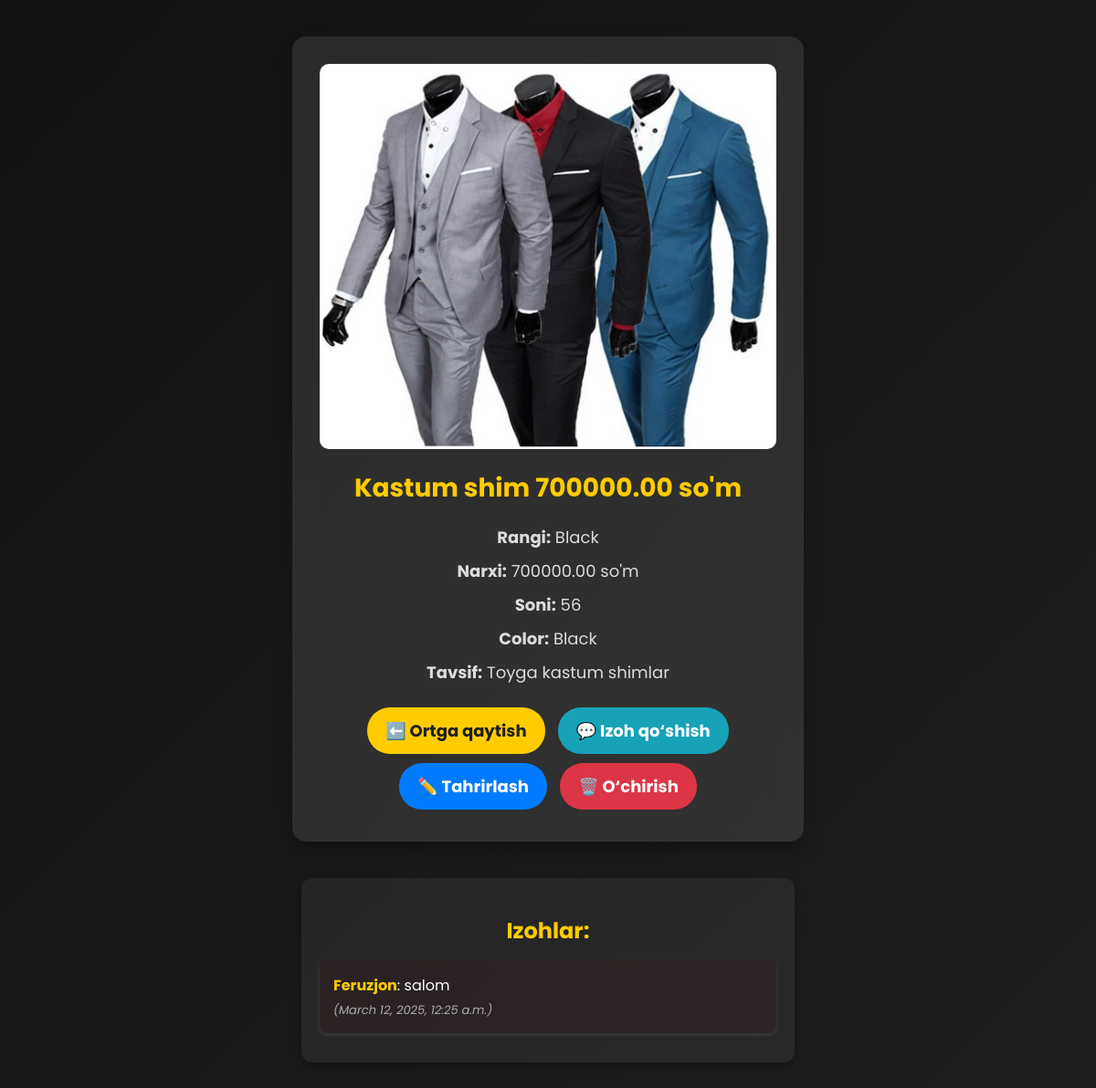
The app's page /product/4 with its own data.
### home/models.py (models this page shows, shortened)
class Product(models.Model):
    name = models.CharField(max_length=100)
    price = models.DecimalField(max_digits=10, decimal_places=2)
    color = models.CharField(max_length=50)
    quantity = models.PositiveIntegerField()
    description = models.CharField(max_length=150)
    image = models.ImageField(upload_to='images/', default='defaults/default.jpg' ,null= True, blank=True)
    created_at = models.DateTimeField(auto_now_add=True)
    updated_at = models.DateTimeField(auto_now=True)
    class Meta:
        ordering = ['-created_at', '-updated_at']
        verbose_name_plural = 'Products'
        verbose_name = 'Product'

class Comment(models.Model):
    product = models.ForeignKey(Product, on_delete=models.CASCADE)
    name = models.CharField(max_length=100)
    email = models.EmailField()
    comment = models.TextField()
    created_at = models.DateTimeField(auto_now_add=True)
    updated_at = models.DateTimeField(auto_now=True)
    class Meta:
        verbose_name_plural = 'Comments'
        verbose_name = 'Comment'
        ordering = ['-created_at']

### home/views.py (the view)
# urls.py: path('product/<int:pk>', ProductDetail.as_view(), name='detail'),
class ProductDetail(View):
    def get(self, request, pk):
        product = get_object_or_404(Product, id=pk)
        comments = Comment.objects.filter(product=product).order_by('-created_at')
        context = {'product': product, 'comments': comments}
        return render(request, 'home/product_detail.html', context)

### templates/home/product_detail.html (shortened to what this page needs)
<!DOCTYPE html>
<html lang="uz">
<head>
</head>
<body>
    <div class="phone-detail">
        {% if product.image %}
            <img src="{{ product.image.url }}" alt="{{ product.name }} {{ product.price }} so'm">
        {% else %}
            {% load static %}
        {% endif %}
        <h1>{{ product.name }} {{ product.price }} so'm</h1>
        <p><strong>Rangi:</strong> {{ product.color }}</p>
        <p><strong>Narxi:</strong> {{ product.price }} so'm</p>
        <p><strong>Soni:</strong> {{ product.quantity }}</p>
        <p><strong>Color:</strong> {{ product.color }}</p>
        <p><strong>Tavsif:</strong> {{ product.description }}</p>
        <div class="btn-container">
            <a href="{% url 'products' %}" class="btn back-btn">⬅️ Ortga qaytish</a>
            <a href="{% url 'comment' product.pk %}" class="btn comment-btn">💬 Izoh qo‘shish</a>
            <a href="{% url 'update' product.pk %}" class="btn edit-btn">✏️ Tahrirlash</a>
            <a href="{% url 'delete' product.pk %}" class="btn delete-btn">🗑️ O‘chirish</a>
        </div>
    </div>
    <div class="comment-section">
        <h2>Izohlar:</h2>
        {% for comment in comments %}
            <div class="comment">
                <strong>{{ comment.name }}</strong>: {{ comment.comment }}
                <em>({{ comment.created_at }})</em>
            </div>
        {% empty %}
            <p>Hozircha izohlar yo‘q.</p>
        {% endfor %}
    </div>
</body>
</html>

### templates/home/product_detail.html (style rules this page uses)
body { font-family: 'Poppins', sans-serif; background: linear-gradient(135deg, #121212, #1e1e1e); color: #ffffff; text-align: center; padding: 40px; margin: 0; }
.phone-detail { background: rgba(255, 255, 255, 0.1); padding: 30px; border-radius: 15px; max-width: 500px; margin: auto; box-shadow: 0px 8px 20px rgba(0, 0, 0, 0.3); backdrop-filter: blur(15px); transition: transform 0.3s ease-in-out; }
img { max-width: 100%; border-radius: 10px; transition: transform 0.3s ease-in-out; }
h1 { font-size: 28px; margin-top: 15px; color: #ffcc00; }
p { font-size: 18px; margin: 10px 0; color: #dcdcdc; }
.btn-container { margin-top: 20px; }
.btn { display: inline-block; padding: 12px 20px; border-radius: 25px; font-size: 18px; font-weight: bold; transition: all 0.3s ease-in-out; text-decoration: none; margin: 5px; }
.back-btn { background: #ffcc00; color: #1e1e1e; }
.edit-btn { background: #007bff; color: white; }
.delete-btn { background: #dc3545; color: white; }
.comment-btn { background: #17a2b8; color: white; }
.comment-section { margin-top: 40px; text-align: left; max-width: 500px; margin-left: auto; margin-right: auto; background: rgba(255, 255, 255, 0.05); padding: 20px; border-radius: 12px; box-shadow: 0px 4px 10px rgba(0, 0, 0, 0.3); }
.comment-section h2 { text-align: center; color: #ffcc00; margin-bottom: 15px; }
.comment { background: rgba(91, 16, 16, 0.1); padding: 15px; border-radius: 8px; margin-bottom: 12px; box-shadow: 0px 2px 5px rgba(255, 255, 255, 0.1); transition: transform 0.2s ease-in-out; }
.comment strong { color: #ffcc00; font-size: 16px; }
.comment em { font-size: 13px; color: #aaaaaa; display: block; margin-top: 5px; }

### records on screen
Product: image (picture), name "Kastum shim", price "700000.00", color "Black", quantity "56", description "Toyga kastum shimlar"
Comment: name "Feruzjon", comment "salom", created_at "March 12, 2025, 12:25 a.m."
